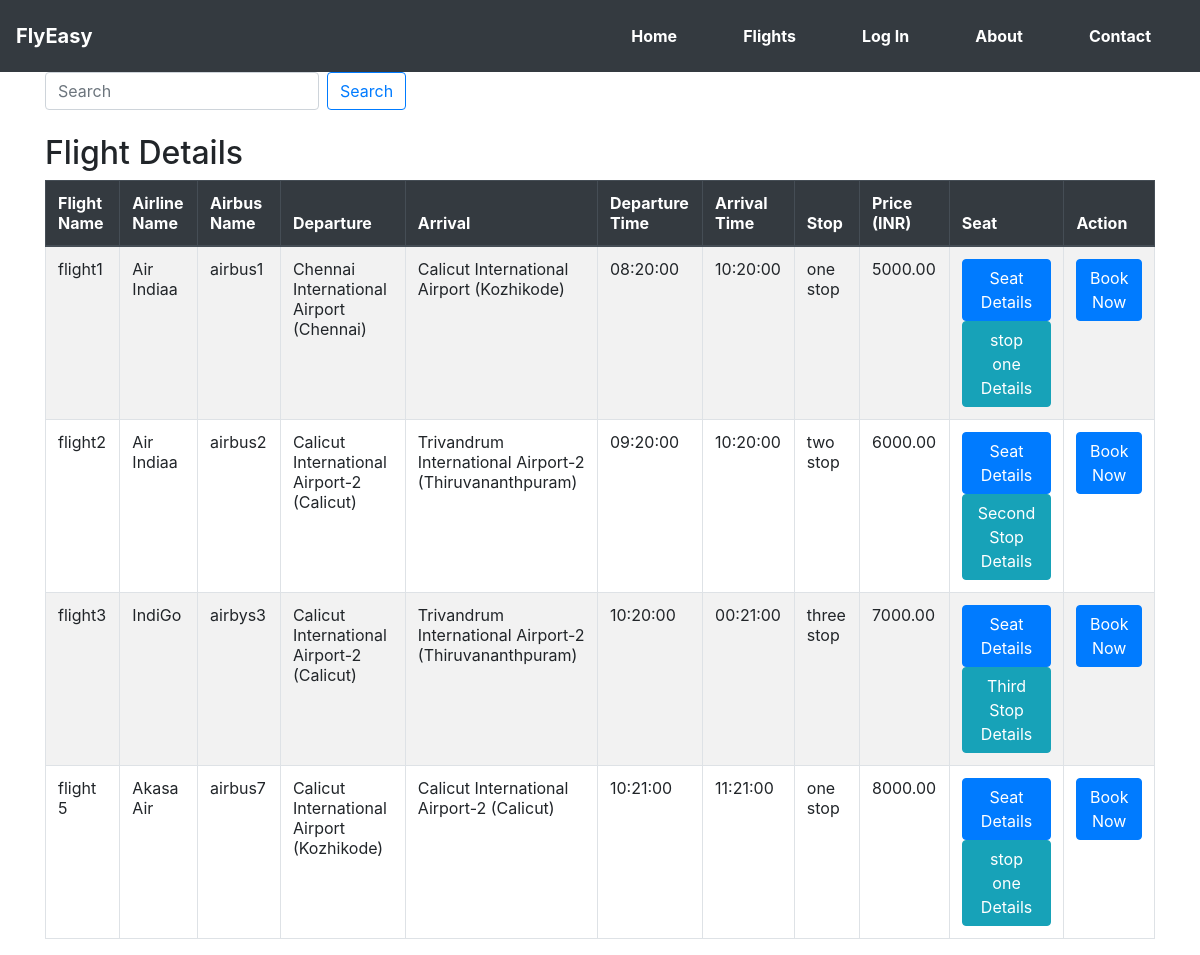
Screenshot of /home/flight_result.php with the database file from the repository.
### tables this page shows
CREATE TABLE `flight` (
  `flight_id` int(11) NOT NULL,
  `flight_name` varchar(255) DEFAULT NULL,
  `f_airline_name` varchar(255) DEFAULT NULL,
  `f_airbus_name` varchar(255) DEFAULT NULL,
  `f_departure` varchar(255) DEFAULT NULL,
  `f_arrival` varchar(255) DEFAULT NULL,
  `airline_id` int(11) DEFAULT NULL,
  `airport_id` int(11) DEFAULT NULL,
  `airbus_id` int(11) DEFAULT NULL,
  `stop` varchar(255) DEFAULT NULL,
  `flight_service` varchar(255) DEFAULT NULL,
  `price` decimal(10,2) DEFAULT NULL,
  `status` int(11) NOT NULL
);

CREATE TABLE `airport` (
  `airport_id` int(11) NOT NULL,
  `airport_name` varchar(255) NOT NULL,
  `airport_location` varchar(255) NOT NULL,
  `terminal` varchar(255) DEFAULT NULL,
  `active` tinyint(1) DEFAULT 1,
  `status` tinyint(1) NOT NULL DEFAULT 1
);

CREATE TABLE `schedule` (
  `schedule_id` int(11) NOT NULL,
  `flight_id` int(11) DEFAULT NULL,
  `departure_time` time DEFAULT NULL,
  `arrival_time` time DEFAULT NULL
);

### home/flight_result.php (the view, shortened to what this page needs)
<?php
include "../config/dbcon.php";
?>
<?php
include("includes/base.php");
?>
<!DOCTYPE html>
<html lang="en">
<head>
    <link rel="stylesheet" href="https://stackpath.bootstrapcdn.com/bootstrap/4.3.1/css/bootstrap.min.css">
</head>
<body>
<div class="container mt-4"><br><br>
 <form class="form-inline mb-4">
        <input class="form-control mr-sm-2" type="text" placeholder="Search" id="searchInput">
        <button class="btn btn-outline-primary my-2 my-sm-0" type="button" onclick="searchFlights()">Search</button>
    </form>
    <h2>Flight Details</h2>
    <div class="table-responsive">
        <table class="table table-bordered table-striped">
            <thead class="thead-dark">
            <tr>
                <th>Flight Name</th>
                <th>Airline Name</th>
                <th>Airbus Name</th>
                <th>Departure</th>
                <th>Arrival</th>
                <th>Departure Time</th>
                <th>Arrival Time</th>
                <th>Stop</th>
                <th>Price (INR)</th>
                <th>Seat</th>
                <th>Action</th>
            </tr>
            </thead>
            <tbody>
            <?php
    $query = "SELECT flight.*,
    schedule.departure_time,
    schedule.arrival_time,
    seat.no_economy,
    seat.no_premium,
    seat.no_business,
    seat.no_first,
    onestop.layover_duration,
    onestop.layover_stop,
    twostop.f_duration,
    twostop.f_stop,
    twostop.s_duration,
    twostop.s_stop,
    threestop.f_duration as t_f_duration,
    threestop.f_stop as t_f_stop,
    threestop.s_duration as t_s_duration,
    threestop.s_stop as t_s_stop,
    threestop.t_duration,
    threestop.t_stop,
    departure_airport.airport_name AS departure_airport_name,
    departure_airport.airport_location AS departure_airport_location,
    destination_airport.airport_name AS destination_airport_name,
    destination_airport.airport_location AS destination_airport_location
    FROM flight
    INNER JOIN schedule ON flight.flight_id = schedule.flight_id
    INNER JOIN seat ON flight.flight_id = seat.flight_id
    LEFT JOIN onestop ON flight.flight_id = onestop.flight_id
    LEFT JOIN twostop ON flight.flight_id = twostop.flight_id
    LEFT JOIN threestop ON flight.flight_id = threestop.flight_id
    JOIN airport AS departure_airport ON flight.f_departure = departure_airport.airport_id
    JOIN airport AS destination_airport ON flight.f_arrival = destination_airport.airport_id
    ORDER BY flight.flight_id ASC";
    $result = mysqli_query($con, $query);
            while ($row = mysqli_fetch_assoc($result)) {
                echo "<tr>";
                echo "<td>{$row['flight_name']}</td>";
                echo "<td>{$row['f_airline_name']}</td>";
                echo "<td>{$row['f_airbus_name']}</td>";
                echo "<td>{$row['departure_airport_name']} ({$row['departure_airport_location']})</td>";
                echo "<td>{$row['destination_airport_name']} ({$row['destination_airport_location']})</td>";
                echo "<td>{$row['departure_time']}</td>";
                echo "<td>{$row['arrival_time']}</td>";
                echo "<td>{$row['stop']}</td>";
                echo "<td>{$row['price']}</td>";
                echo "<td>
                    <a href='#' class='btn btn-primary' data-toggle='modal' data-target='#seatDetailsModal{$row['flight_id']}'>Seat Details</a>";
                if (!empty($row['layover_duration'])) {
                    echo "<a href='#' class='btn btn-info' data-toggle='modal' data-target='#layoverDetailsModal{$row['flight_id']}'>stop one Details</a>";
                }
                if (!empty($row['s_duration'])) {
                    echo "<a href='#' class='btn btn-info' data-toggle='modal' data-target='#secondStopDetailsModal{$row['flight_id']}'>Second Stop Details</a>";
                }
                if (!empty($row['t_f_duration'])) {
                    echo "<a href='#' class='btn btn-info' data-toggle='modal' data-target='#thirdStopDetailsModal{$row['flight_id']}'>Third Stop Details</a>";
                }
                echo "</td>";
                echo "<td><a href='book.php?flight_id={$row['flight_id']}' class='btn btn-primary'>Book Now</a></td>";
                echo "</tr>";
            }
            ?>
            </tbody>
        </table>
    </div>
</div>
</body>
</html>

### rows the page displays
flight: flight_name "flight1", f_airline_name "Air Indiaa", f_airbus_name "airbus1", airport.airport_name "Chennai International Airport", airport.airport_location "Chennai", airport.airport_name "Calicut International Airport", airport.airport_location "Kozhikode", schedule.departure_time "08:20:00", schedule.arrival_time "10:20:00", stop "one stop", price "5000.00"
flight: flight_name "flight2", f_airline_name "Air Indiaa", f_airbus_name "airbus2", airport.airport_name "Calicut International Airport-2", airport.airport_location "Calicut", airport.airport_name "Trivandrum International Airport-2", airport.airport_location "Thiruvananthpuram", schedule.departure_time "09:20:00", schedule.arrival_time "10:20:00", stop "two stop", price "6000.00"
flight: flight_name "flight3", f_airline_name "IndiGo", f_airbus_name "airbys3", airport.airport_name "Calicut International Airport-2", airport.airport_location "Calicut", airport.airport_name "Trivandrum International Airport-2", airport.airport_location "Thiruvananthpuram", schedule.departure_time "10:20:00", schedule.arrival_time "00:21:00", stop "three stop", price "7000.00"
flight: flight_name "flight 5", f_airline_name "Akasa Air", f_airbus_name "airbus7", airport.airport_name "Calicut International Airport", airport.airport_location "Kozhikode", airport.airport_name "Calicut International Airport-2", airport.airport_location "Calicut", schedule.departure_time "10:21:00", schedule.arrival_time "11:21:00", stop "one stop", price "8000.00"
